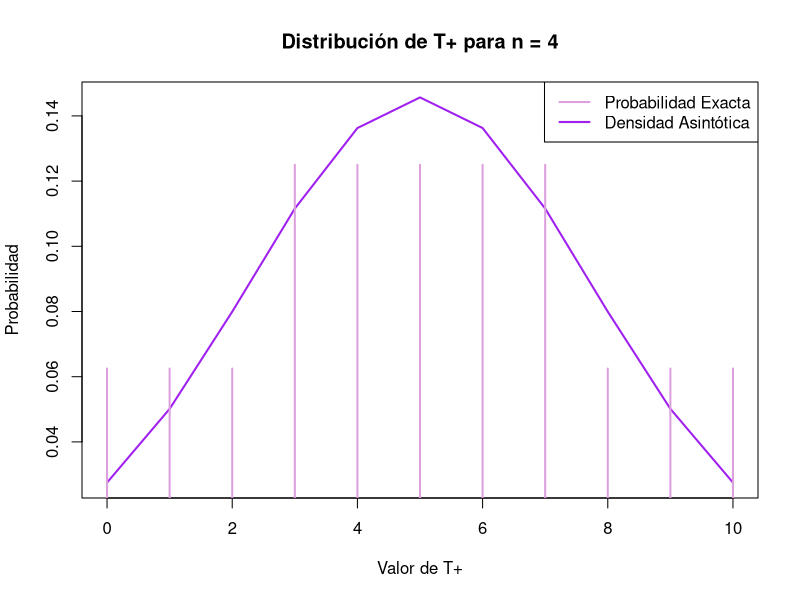
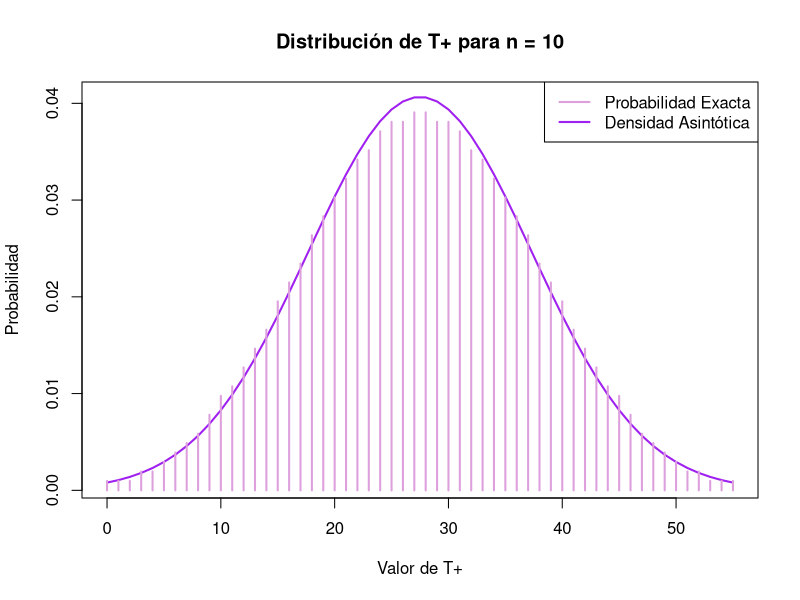
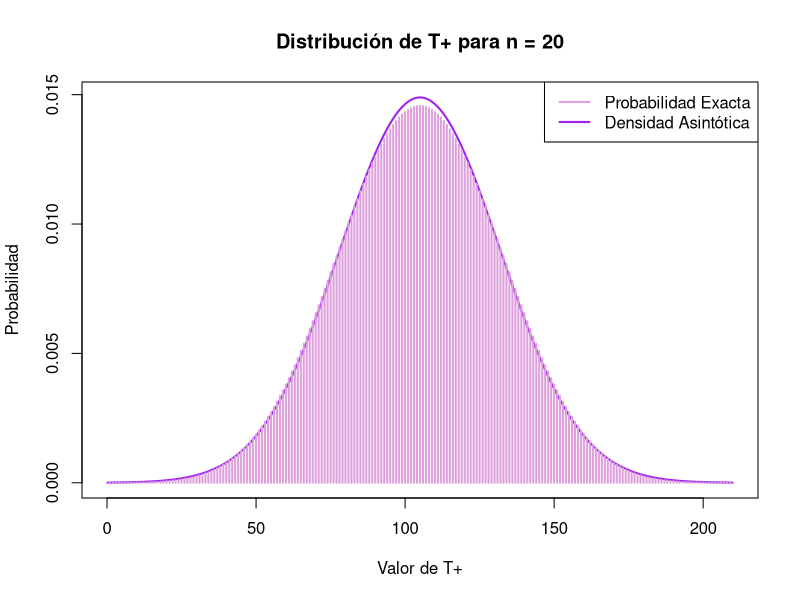

Write the R code that produced these figures, in order.
# Punto 1 --------------------------------------------------------------------------
# Que clase tiene los siguientes vectores? Que esta sucediendo?
v_1 <- c(T, F)
v_2 <- c(T, F, 1)
v_3 <- c(T, F, 1, "1")

class(v_1) # rta: logical
class(v_2) # rta: numeric
class(v_3) # rta: character

# parece ser que se queda con la clase mas flexible que pueda incluir a las otras
# los logical se pueden considerar numericos si se convierte a 1s y 0s
# los logical y numeric se los puede considerar character al agregarle las comillas

# Punto 2 --------------------------------------------------------------------------
# Que clase tiene density? Y density(1:500)? Donde esta la difernecia?
class(density) # rta: function
class(density(1:500)) #rta: density

help(density)
# Al pedir la class de density solo, no esta devolviendo nada entonces queda la funcion,
# pero al pasarle unos datos a denstity (en este caso el vector de numeros correlativos 1:500 )
# pasa a devolver algo de tipo density

# Punto 3 --------------------------------------------------------------------------
# A cuantas clases despacha el generico print? con cuantos metodos cuenta density?
methods("print") #rta: sabe despachar a 191
methods(class="density") # rta: cuenta con 5, ademas de plot

# Punto 4 --------------------------------------------------------------------------
mu <- 1
sigma_sq <- 1
n <- 30
X <- rnorm(n, mean = mu, sd = sqrt(sigma_sq))
# Ejecuto el test
mu_0 <- 0
alfa <- 0.05
test_t <- t.test(
  X,
  alternative = "two.sided",
  mu = mu_0,
  conf.level = 1 - alfa
)
#Rta: Devuelve lista, lo que ocurre es que unclass devuelve el tipo de datos
#mas basico del cual htest hereda atributos

# Punto 12 --------------------------------------------------------------------------
particiones <- function(t, n){
  if(n==0){
      return (as.numeric(t==n))
    } else if (t<0 || t>(n*(n+1)/2)) {
      return(0)
  } else {
    return ((particiones(t,n-1) + particiones(t-n,n-1)))
  }
}


stopifnot(
  particiones(t=3, n=4) == 2,
  particiones(t=24, n=12) == 67,
  particiones(t=55, n=10) == 1,
  particiones(t=45, n=30) == 1938
)

# Punto 13 --------------------------------------------------------------------------
dTmas <- function(x, n) {
  ret <- vector(mode = "numeric", length = length(x))
  for (i in seq_along(x)) {
    ret[i]<- particiones(x[i],n)/(2**n)
  }
  return(ret)
}

pTmas <- function(x, n) {
  ret <- vector(mode = "numeric", length = length(x))
  vec_puntuales <- dTmas(0:max(x), n)
  for (i in seq_along(x)) {
    ret[i] <- sum(vec_puntuales[0:x[i]+1])
  }
  return(ret)
}

n<-15
t<-34

stopifnot(
  dTmas(24, 12) == 67 / 2 ^ 12,
  dTmas(0:10, 4) == c(1, 1, 1, 2, 2, 2, 2, 2, 1, 1, 1) / 16,
  sum(dTmas(0:21, 6)) == 1,
  dTmas(0:2, 55) == 2 ^ -55,
  dTmas(t, n) == dTmas(n * (n + 1) / 2 - t, n),
  pTmas(t, n) == 1-pTmas(n * (n + 1) / 2 - (t + 1), n)
)

# Punto 14 --------------------------------------------------------------------------
mi.wilcox.test <- function(x, mu = 0, alternative = "two.sided") {
  stopifnot(is.numeric(x))
  stopifnot(is.numeric(mu))
  alt <- match.arg(alternative, c("two.sided", "greater", "less"))
  n <- length(x)
  rv <- list(
    null.value = c(median = mu),
    alternative = alt
  )
  estadistico<-0
  vec_rangos<- rank(abs(x-mu))
  for (i in c(1:length(x))) {
    estadistico<- estadistico + as.numeric(x[i]-mu>0)*vec_rangos[i] 
  }
  rv$statistic <- setNames(estadistico, "statistic")
  valores_T <- 0:(n * (n + 1) / 2)
  probabilidades <- dTmas(valores_T, n)
  p_value <- 0
  if (alternative == "two.sided") {
    p_value <- 1-pTmas(estadistico, n) + pTmas((sum(valores_T) - estadistico), n)
  } else if (alternative == "greater") {
    p_value<- 1-pTmas(estadistico,n)
    #P(T>=Estadistico)
  } else if (alternative == "less") {
    p_value<- pTmas(estadistico,n)
    #P(T<=Estadistico)
  }
  rv$p_value <- p_value
  structure(rv, class = "htest")
}

set.seed(1234)
n <- 20
X <- rnorm(n)
theta0 <- -1
R_wilcox <- wilcox.test(X, alternative="two.sided", mu = theta0)
mi_wilcox <- mi.wilcox.test(X, alternative="two.sided", mu = theta0)
stopifnot(
  mi_wilcox$statistic == R_wilcox$statistic,
  mi_wilcox$p.value == R_wilcox$p.value,
  mi_wilcox$alternative == R_wilcox$alternative,
  class(mi_wilcox) == "htest"
)

# Punto 17 --------------------------------------------------------------------------
set.seed(1984)

graficar_probabilidades <- function(n) {
  t_vals <- 0:(n * (n + 1) / 2)
  mu <- n * (n + 1) / 4
  sigma <- sqrt(n * (n + 1) * (2 * n + 1) / 24)
  
  prob_exactas <- dTmas(t_vals, n)
  
  dens_asintotica <- dnorm(t_vals,mu,sigma)
  
  
  plot(t_vals, dens_asintotica, type = "l",col = "purple", lwd = 2,
       main = paste("Distribución de T+ para n =", n),
       xlab = "Valor de T+", ylab = "Probabilidad")
  
  lines(t_vals, prob_exactas, type = "h", col = "plum", lwd = 2)
  
  legend("topright", legend = c("Probabilidad Exacta", "Densidad Asintótica"),
         col = c("plum", "purple"), lwd = 2)
}


graficar_probabilidades(4)
graficar_probabilidades(10)
graficar_probabilidades(20)

# Punto 18 --------------------------------------------------------------------------
set.seed(1984)
n <- 12
theta1 <- 1
sigma_sq <- 1
m<-10000
X <- rnorm(n, mean=theta1, sd=sqrt(sigma_sq))
test <- wilcox.test(X)

vec_probabilidades<-pTmas(c(0:(n*(n+1)/2)),12)
k <- 1
for (i in c(0:(length(vec_probabilidades)-1))) {
  if(vec_probabilidades[i+1]<=0.95){
    k<-i
  }
}

#Ahora genero muestras bajo H1 para estimar la potencia
vec_Tmas_H1 <- vector(mode = "numeric", length = m)
for (i in c(1:m)) {
  Y <- rnorm(n, mean=theta1, sd=sqrt(sigma_sq))
  if(i<=100){
    stopifnot(mi.wilcox.test(Y)$statistic == wilcox.test(Y)$statistic)
  }
  vec_Tmas_H1[i]<-(wilcox.test(Y))$statistic
}

est_bootstrap<- (1/m)*sum(vec_Tmas_H1>k)
# Punto 19 --------------------------------------------------------------------------
set.seed(1984)
n <- 12
theta1 <- 1
sigma_sq <- 1
X <- rnorm(n, mean=theta1, sd=sqrt(sigma_sq))
m<-10000

k_tn<-qnorm(0.95)

potencia_analitica<- 1-pnorm(k_tn - (theta1)*sqrt(n)/sigma_sq, mean = 0, sd = 1)

test_signo <- function(X, theta0=0){
  signos<-sign(X-theta0)
  return (sum(signos==1)/length(X))
}

est_test_signo<-test_signo(X)

#Para calcular k*, necesitamos que el cuantil 0.95 <= k*
vec_probas_bin <- vector(mode = "numeric", length = n+1)
for (i in c(0:n)) {
  vec_probas_bin[i+1]<-pbinom(i,size=n, prob=0.5)
}

k_signo <- 1
for (i in c(0:(length(vec_probas_bin)-1))) {
  if(vec_probas_bin[i+1]<=0.95){
    k_signo<-i/n
  }
}


#Ahora genero muestras bajo H1 para estimar la potencia
vec_Tmas_H1_s <- vector(mode = "numeric", length = m)
for (i in c(1:m)) {
  Y <- rnorm(n, mean=theta1, sd=sqrt(sigma_sq))
  vec_Tmas_H1_s[i]<-test_signo(Y)
}

est_bootstrap_signo<- (1/m)*sum(vec_Tmas_H1_s>k_signo)

#test_t <- t.test(X)

#t <- qt(0.95, n-1)

#delta = theta1*sqrt(n)/sd(X)

#potencia_analitica <- 1-pt(t, df=n-1, ncp = delta)
